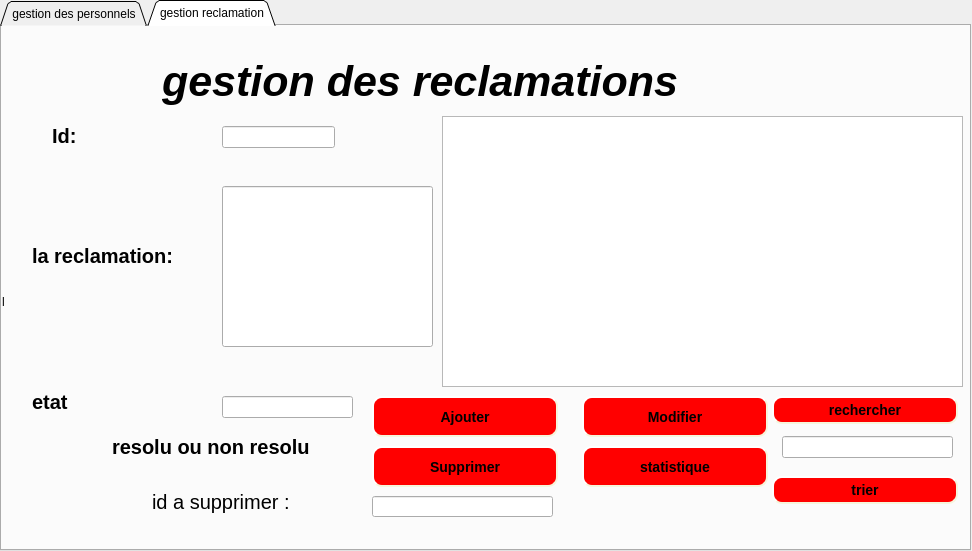
<?xml version="1.0" encoding="UTF-8"?>
<ui version="4.0">
 <class>Ajouterpersonel</class>
 <widget class="QDialog" name="Ajouterpersonel">
  <property name="geometry">
   <rect>
    <x>0</x>
    <y>0</y>
    <width>972</width>
    <height>551</height>
   </rect>
  </property>
  <property name="windowTitle">
   <string>Dialog</string>
  </property>
  <widget class="QTabWidget" name="tabWidget">
   <property name="geometry">
    <rect>
     <x>0</x>
     <y>0</y>
     <width>971</width>
     <height>551</height>
    </rect>
   </property>
   <property name="tabShape">
    <enum>QTabWidget::Triangular</enum>
   </property>
   <property name="currentIndex">
    <number>1</number>
   </property>
   <widget class="QWidget" name="tab">
    <attribute name="title">
     <string>gestion des personnels</string>
    </attribute>
    <widget class="QGroupBox" name="groupBox_2">
     <property name="geometry">
      <rect>
       <x>0</x>
       <y>0</y>
       <width>971</width>
       <height>531</height>
      </rect>
     </property>
     <property name="title">
      <string>ajouter personnel</string>
     </property>
     <widget class="QLabel" name="label_4">
      <property name="geometry">
       <rect>
        <x>200</x>
        <y>0</y>
        <width>641</width>
        <height>71</height>
       </rect>
      </property>
      <property name="font">
       <font>
        <pointsize>32</pointsize>
        <weight>75</weight>
        <italic>true</italic>
        <bold>true</bold>
       </font>
      </property>
      <property name="text">
       <string>gestion du personnel</string>
      </property>
     </widget>
     <widget class="QLabel" name="nom">
      <property name="geometry">
       <rect>
        <x>30</x>
        <y>170</y>
        <width>71</width>
        <height>20</height>
       </rect>
      </property>
      <property name="font">
       <font>
        <pointsize>15</pointsize>
       </font>
      </property>
      <property name="text">
       <string>nom</string>
      </property>
     </widget>
     <widget class="QLabel" name="prenom">
      <property name="geometry">
       <rect>
        <x>30</x>
        <y>240</y>
        <width>101</width>
        <height>31</height>
       </rect>
      </property>
      <property name="font">
       <font>
        <pointsize>15</pointsize>
       </font>
      </property>
      <property name="text">
       <string>prenom</string>
      </property>
     </widget>
     <widget class="QLabel" name="dateinscri">
      <property name="geometry">
       <rect>
        <x>20</x>
        <y>310</y>
        <width>131</width>
        <height>31</height>
       </rect>
      </property>
      <property name="font">
       <font>
        <pointsize>15</pointsize>
       </font>
      </property>
      <property name="text">
       <string>date_inscri</string>
      </property>
     </widget>
     <widget class="QLabel" name="poste">
      <property name="geometry">
       <rect>
        <x>20</x>
        <y>370</y>
        <width>101</width>
        <height>51</height>
       </rect>
      </property>
      <property name="font">
       <font>
        <pointsize>15</pointsize>
       </font>
      </property>
      <property name="text">
       <string>poste</string>
      </property>
     </widget>
     <widget class="QLineEdit" name="lineEdit_nom">
      <property name="geometry">
       <rect>
        <x>170</x>
        <y>170</y>
        <width>113</width>
        <height>22</height>
       </rect>
      </property>
     </widget>
     <widget class="QLineEdit" name="lineEdit_prenom">
      <property name="geometry">
       <rect>
        <x>170</x>
        <y>240</y>
        <width>113</width>
        <height>22</height>
       </rect>
      </property>
     </widget>
     <widget class="QPushButton" name="ajouterper">
      <property name="geometry">
       <rect>
        <x>350</x>
        <y>370</y>
        <width>186</width>
        <height>41</height>
       </rect>
      </property>
      <property name="font">
       <font>
        <pointsize>-1</pointsize>
        <weight>75</weight>
        <italic>false</italic>
        <bold>true</bold>
       </font>
      </property>
      <property name="styleSheet">
       <string notr="true">background-color: red;
    border-style: outset;
    border-width: 2px;
    border-radius: 10px;
    border-color: beige;
    font: bold 14px;
    min-width: 10em;
    padding: 6px;</string>
      </property>
      <property name="text">
       <string>Ajouter</string>
      </property>
     </widget>
     <widget class="QLineEdit" name="lineEdit_id">
      <property name="enabled">
       <bool>true</bool>
      </property>
      <property name="geometry">
       <rect>
        <x>170</x>
        <y>110</y>
        <width>113</width>
        <height>22</height>
       </rect>
      </property>
     </widget>
     <widget class="QLabel" name="id">
      <property name="geometry">
       <rect>
        <x>30</x>
        <y>110</y>
        <width>71</width>
        <height>20</height>
       </rect>
      </property>
      <property name="font">
       <font>
        <pointsize>15</pointsize>
       </font>
      </property>
      <property name="text">
       <string>id</string>
      </property>
     </widget>
     <widget class="QLineEdit" name="lineEdit_poste">
      <property name="geometry">
       <rect>
        <x>170</x>
        <y>380</y>
        <width>113</width>
        <height>22</height>
       </rect>
      </property>
     </widget>
     <widget class="QLineEdit" name="lineEdit_date">
      <property name="geometry">
       <rect>
        <x>170</x>
        <y>310</y>
        <width>113</width>
        <height>22</height>
       </rect>
      </property>
     </widget>
     <widget class="QLabel" name="labelpic3">
      <property name="geometry">
       <rect>
        <x>10</x>
        <y>0</y>
        <width>961</width>
        <height>541</height>
       </rect>
      </property>
      <property name="text">
       <string>TextLabel</string>
      </property>
     </widget>
     <widget class="QTableView" name="tableView">
      <property name="geometry">
       <rect>
        <x>350</x>
        <y>80</y>
        <width>561</width>
        <height>271</height>
       </rect>
      </property>
     </widget>
     <widget class="QPushButton" name="rechercherper">
      <property name="geometry">
       <rect>
        <x>760</x>
        <y>370</y>
        <width>186</width>
        <height>28</height>
       </rect>
      </property>
      <property name="styleSheet">
       <string notr="true">background-color: red;
    border-style: outset;
    border-width: 2px;
    border-radius: 10px;
    border-color: beige;
    font: bold 14px;
    min-width: 10em;
    padding: 6px;</string>
      </property>
      <property name="text">
       <string>rechercher</string>
      </property>
     </widget>
     <widget class="QLineEdit" name="lineEdit_rechercheid">
      <property name="geometry">
       <rect>
        <x>770</x>
        <y>410</y>
        <width>171</width>
        <height>22</height>
       </rect>
      </property>
     </widget>
     <widget class="QPushButton" name="trieper">
      <property name="geometry">
       <rect>
        <x>760</x>
        <y>450</y>
        <width>186</width>
        <height>28</height>
       </rect>
      </property>
      <property name="styleSheet">
       <string notr="true">background-color: red;
    border-style: outset;
    border-width: 2px;
    border-radius: 10px;
    border-color: beige;
    font: bold 14px;
    min-width: 10em;
    padding: 6px;</string>
      </property>
      <property name="text">
       <string>trier</string>
      </property>
     </widget>
     <widget class="QPushButton" name="modifierper">
      <property name="enabled">
       <bool>true</bool>
      </property>
      <property name="geometry">
       <rect>
        <x>560</x>
        <y>370</y>
        <width>186</width>
        <height>41</height>
       </rect>
      </property>
      <property name="font">
       <font>
        <pointsize>-1</pointsize>
        <weight>75</weight>
        <italic>false</italic>
        <bold>true</bold>
       </font>
      </property>
      <property name="styleSheet">
       <string notr="true">background-color: red;
    border-style: outset;
    border-width: 2px;
    border-radius: 10px;
    border-color: beige;
    font: bold 14px;
    min-width: 10em;
    padding: 6px;</string>
      </property>
      <property name="text">
       <string>Modifier</string>
      </property>
     </widget>
     <widget class="QLineEdit" name="lineEdit_idsupp">
      <property name="geometry">
       <rect>
        <x>430</x>
        <y>490</y>
        <width>221</width>
        <height>21</height>
       </rect>
      </property>
      <property name="text">
       <string/>
      </property>
     </widget>
     <widget class="QPushButton" name="supprimerper">
      <property name="geometry">
       <rect>
        <x>350</x>
        <y>420</y>
        <width>186</width>
        <height>41</height>
       </rect>
      </property>
      <property name="font">
       <font>
        <pointsize>-1</pointsize>
        <weight>75</weight>
        <italic>false</italic>
        <bold>true</bold>
       </font>
      </property>
      <property name="styleSheet">
       <string notr="true">background-color: red;
    border-style: outset;
    border-width: 2px;
    border-radius: 10px;
    border-color: beige;
    font: bold 14px;
    min-width: 10em;
    padding: 6px;</string>
      </property>
      <property name="text">
       <string>Supprimer</string>
      </property>
     </widget>
     <widget class="QLabel" name="id_2">
      <property name="geometry">
       <rect>
        <x>220</x>
        <y>480</y>
        <width>201</width>
        <height>31</height>
       </rect>
      </property>
      <property name="font">
       <font>
        <pointsize>15</pointsize>
       </font>
      </property>
      <property name="text">
       <string>id a supprimer :</string>
      </property>
     </widget>
     <widget class="QPushButton" name="modifierper_2">
      <property name="enabled">
       <bool>true</bool>
      </property>
      <property name="geometry">
       <rect>
        <x>560</x>
        <y>420</y>
        <width>186</width>
        <height>41</height>
       </rect>
      </property>
      <property name="font">
       <font>
        <pointsize>-1</pointsize>
        <weight>75</weight>
        <italic>false</italic>
        <bold>true</bold>
       </font>
      </property>
      <property name="styleSheet">
       <string notr="true">background-color: red;
    border-style: outset;
    border-width: 2px;
    border-radius: 10px;
    border-color: beige;
    font: bold 14px;
    min-width: 10em;
    padding: 6px;</string>
      </property>
      <property name="text">
       <string>statistique</string>
      </property>
     </widget>
     <zorder>labelpic3</zorder>
     <zorder>label_4</zorder>
     <zorder>nom</zorder>
     <zorder>prenom</zorder>
     <zorder>dateinscri</zorder>
     <zorder>poste</zorder>
     <zorder>lineEdit_nom</zorder>
     <zorder>lineEdit_prenom</zorder>
     <zorder>ajouterper</zorder>
     <zorder>lineEdit_id</zorder>
     <zorder>id</zorder>
     <zorder>lineEdit_poste</zorder>
     <zorder>lineEdit_date</zorder>
     <zorder>tableView</zorder>
     <zorder>rechercherper</zorder>
     <zorder>lineEdit_rechercheid</zorder>
     <zorder>trieper</zorder>
     <zorder>modifierper</zorder>
     <zorder>lineEdit_idsupp</zorder>
     <zorder>supprimerper</zorder>
     <zorder>id_2</zorder>
     <zorder>modifierper_2</zorder>
    </widget>
   </widget>
   <widget class="QWidget" name="tab_4">
    <attribute name="title">
     <string>gestion reclamation</string>
    </attribute>
    <widget class="QLabel" name="labelpic4">
     <property name="geometry">
      <rect>
       <x>0</x>
       <y>0</y>
       <width>1171</width>
       <height>551</height>
      </rect>
     </property>
     <property name="text">
      <string>l</string>
     </property>
    </widget>
    <widget class="QLabel" name="label_5">
     <property name="geometry">
      <rect>
       <x>160</x>
       <y>20</y>
       <width>711</width>
       <height>71</height>
      </rect>
     </property>
     <property name="font">
      <font>
       <pointsize>32</pointsize>
       <weight>75</weight>
       <italic>true</italic>
       <bold>true</bold>
      </font>
     </property>
     <property name="text">
      <string>gestion des reclamations</string>
     </property>
    </widget>
    <widget class="QLabel" name="label_7">
     <property name="geometry">
      <rect>
       <x>30</x>
       <y>360</y>
       <width>201</width>
       <height>31</height>
      </rect>
     </property>
     <property name="font">
      <font>
       <pointsize>15</pointsize>
       <weight>75</weight>
       <bold>true</bold>
      </font>
     </property>
     <property name="text">
      <string>etat</string>
     </property>
    </widget>
    <widget class="QLabel" name="label">
     <property name="geometry">
      <rect>
       <x>110</x>
       <y>410</y>
       <width>271</width>
       <height>21</height>
      </rect>
     </property>
     <property name="font">
      <font>
       <pointsize>15</pointsize>
       <weight>75</weight>
       <bold>true</bold>
      </font>
     </property>
     <property name="text">
      <string>resolu ou non resolu </string>
     </property>
    </widget>
    <widget class="QLabel" name="label_14">
     <property name="geometry">
      <rect>
       <x>50</x>
       <y>100</y>
       <width>71</width>
       <height>20</height>
      </rect>
     </property>
     <property name="font">
      <font>
       <pointsize>15</pointsize>
       <weight>75</weight>
       <bold>true</bold>
      </font>
     </property>
     <property name="text">
      <string>Id:</string>
     </property>
    </widget>
    <widget class="QLabel" name="label_6">
     <property name="geometry">
      <rect>
       <x>30</x>
       <y>220</y>
       <width>181</width>
       <height>20</height>
      </rect>
     </property>
     <property name="font">
      <font>
       <pointsize>15</pointsize>
       <weight>75</weight>
       <bold>true</bold>
      </font>
     </property>
     <property name="text">
      <string>la reclamation:</string>
     </property>
    </widget>
    <widget class="QLineEdit" name="lineEditetat">
     <property name="geometry">
      <rect>
       <x>220</x>
       <y>370</y>
       <width>131</width>
       <height>22</height>
      </rect>
     </property>
    </widget>
    <widget class="QLineEdit" name="lineEditcontenu">
     <property name="geometry">
      <rect>
       <x>220</x>
       <y>160</y>
       <width>211</width>
       <height>161</height>
      </rect>
     </property>
    </widget>
    <widget class="QLineEdit" name="lineEdit_idrec">
     <property name="geometry">
      <rect>
       <x>220</x>
       <y>100</y>
       <width>113</width>
       <height>22</height>
      </rect>
     </property>
    </widget>
    <widget class="QTableView" name="tableViewrec">
     <property name="geometry">
      <rect>
       <x>440</x>
       <y>90</y>
       <width>521</width>
       <height>271</height>
      </rect>
     </property>
    </widget>
    <widget class="QPushButton" name="trierrec">
     <property name="geometry">
      <rect>
       <x>770</x>
       <y>450</y>
       <width>186</width>
       <height>28</height>
      </rect>
     </property>
     <property name="styleSheet">
      <string notr="true">background-color: red;
    border-style: outset;
    border-width: 2px;
    border-radius: 10px;
    border-color: beige;
    font: bold 14px;
    min-width: 10em;
    padding: 6px;</string>
     </property>
     <property name="text">
      <string>trier</string>
     </property>
    </widget>
    <widget class="QLineEdit" name="lineEdit_recherche2_2">
     <property name="geometry">
      <rect>
       <x>780</x>
       <y>410</y>
       <width>171</width>
       <height>22</height>
      </rect>
     </property>
    </widget>
    <widget class="QPushButton" name="recherecherrec">
     <property name="geometry">
      <rect>
       <x>770</x>
       <y>370</y>
       <width>186</width>
       <height>28</height>
      </rect>
     </property>
     <property name="styleSheet">
      <string notr="true">background-color: red;
    border-style: outset;
    border-width: 2px;
    border-radius: 10px;
    border-color: beige;
    font: bold 14px;
    min-width: 10em;
    padding: 6px;</string>
     </property>
     <property name="text">
      <string>rechercher</string>
     </property>
    </widget>
    <widget class="QPushButton" name="suprrimerrec">
     <property name="geometry">
      <rect>
       <x>370</x>
       <y>420</y>
       <width>186</width>
       <height>41</height>
      </rect>
     </property>
     <property name="font">
      <font>
       <pointsize>-1</pointsize>
       <weight>75</weight>
       <italic>false</italic>
       <bold>true</bold>
      </font>
     </property>
     <property name="styleSheet">
      <string notr="true">background-color: red;
    border-style: outset;
    border-width: 2px;
    border-radius: 10px;
    border-color: beige;
    font: bold 14px;
    min-width: 10em;
    padding: 6px;</string>
     </property>
     <property name="text">
      <string>Supprimer</string>
     </property>
    </widget>
    <widget class="QPushButton" name="modifierrec">
     <property name="enabled">
      <bool>true</bool>
     </property>
     <property name="geometry">
      <rect>
       <x>580</x>
       <y>370</y>
       <width>186</width>
       <height>41</height>
      </rect>
     </property>
     <property name="font">
      <font>
       <pointsize>-1</pointsize>
       <weight>75</weight>
       <italic>false</italic>
       <bold>true</bold>
      </font>
     </property>
     <property name="styleSheet">
      <string notr="true">background-color: red;
    border-style: outset;
    border-width: 2px;
    border-radius: 10px;
    border-color: beige;
    font: bold 14px;
    min-width: 10em;
    padding: 6px;</string>
     </property>
     <property name="text">
      <string>Modifier</string>
     </property>
    </widget>
    <widget class="QLabel" name="id_3">
     <property name="geometry">
      <rect>
       <x>150</x>
       <y>460</y>
       <width>201</width>
       <height>31</height>
      </rect>
     </property>
     <property name="font">
      <font>
       <pointsize>15</pointsize>
      </font>
     </property>
     <property name="text">
      <string>id a supprimer :</string>
     </property>
    </widget>
    <widget class="QPushButton" name="ajouterrec">
     <property name="geometry">
      <rect>
       <x>370</x>
       <y>370</y>
       <width>186</width>
       <height>41</height>
      </rect>
     </property>
     <property name="font">
      <font>
       <pointsize>-1</pointsize>
       <weight>75</weight>
       <italic>false</italic>
       <bold>true</bold>
      </font>
     </property>
     <property name="styleSheet">
      <string notr="true">background-color: red;
    border-style: outset;
    border-width: 2px;
    border-radius: 10px;
    border-color: beige;
    font: bold 14px;
    min-width: 10em;
    padding: 6px;</string>
     </property>
     <property name="text">
      <string>Ajouter</string>
     </property>
    </widget>
    <widget class="QLineEdit" name="lineEdit_idsupp_2">
     <property name="geometry">
      <rect>
       <x>370</x>
       <y>470</y>
       <width>181</width>
       <height>21</height>
      </rect>
     </property>
     <property name="text">
      <string/>
     </property>
    </widget>
    <widget class="QPushButton" name="modifierper_3">
     <property name="enabled">
      <bool>true</bool>
     </property>
     <property name="geometry">
      <rect>
       <x>580</x>
       <y>420</y>
       <width>186</width>
       <height>41</height>
      </rect>
     </property>
     <property name="font">
      <font>
       <pointsize>-1</pointsize>
       <weight>75</weight>
       <italic>false</italic>
       <bold>true</bold>
      </font>
     </property>
     <property name="styleSheet">
      <string notr="true">background-color: red;
    border-style: outset;
    border-width: 2px;
    border-radius: 10px;
    border-color: beige;
    font: bold 14px;
    min-width: 10em;
    padding: 6px;</string>
     </property>
     <property name="text">
      <string>statistique</string>
     </property>
    </widget>
   </widget>
  </widget>
 </widget>
 <resources/>
 <connections/>
</ui>
